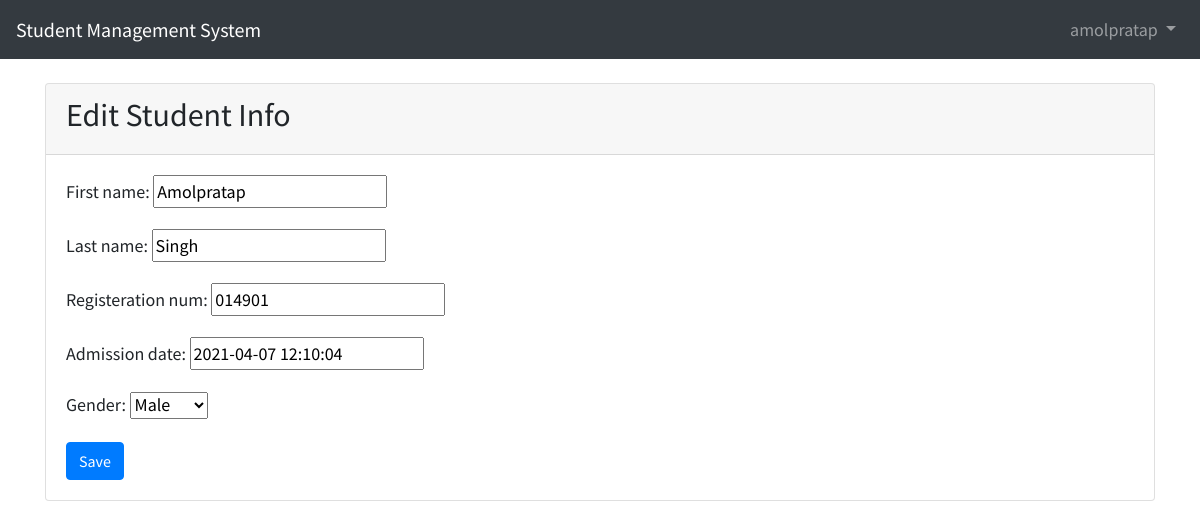
The page /students/edit/AS1618661408 (signed in) on the database its author committed.
### students/models.py (models this page shows, shortened)
class StudentInfo(models.Model):
    id = models.CharField(primary_key=True,editable=False,max_length=200)
    GENDER_CHOICES=(
        ('male', 'Male'),
        ('female', 'Female'),
    )
    first_name = models.CharField(max_length=100)
    last_name = models.CharField(max_length=100)
    registeration_num = models.CharField(max_length=100)
    admission_date = models.DateTimeField()
    gender = models.CharField(choices=GENDER_CHOICES,max_length=10)
    created_dt = models.DateTimeField(verbose_name="created date", auto_now_add=True)
    modify_dt = models.DateTimeField(verbose_name="modified date", auto_now=True)

### students/views.py (the view)
# urls.py: path('edit/<str:student_id>', views.edit_student, name='edit_student'),
@permission_required("auth.change_students")
def edit_student(request, student_id):
    student_edit = StudentInfo.objects.get(pk=student_id)
    edit_forms = CreateStudent(instance=student_edit)
    if request.method == "POST":
        edit_forms = CreateStudent(request.POST, instance=student_edit)
        if edit_forms.is_valid():
            edit_forms.save()
            messages.success(request, "Edit Student Info succesfully")
            return redirect("students_list")
    context = {
        "edit_forms": edit_forms
    }
    return render(request,"students/edit_student.html",context)

### students/forms.py
class CreateStudent(forms.ModelForm):
    class Meta:
        model = StudentInfo
        fields = '__all__'

### templates/students/edit_student.html (shortened to what this page needs)
{% extends 'base.html' %}
{% block content %}
<div class="card">
    <div class="card-header">
        <h2>Edit Student Info</h2>
    </div>
    <div class="card-body">
        <form action="" method="POST">
        {{ edit_forms.as_p }}
        <button type="submit" class="btn btn-primary">Save</button>
        </form>
    </div>
</div>
{% endblock %}

### templates/base.html (shortened to what this page needs)
{% load static %}
<!DOCTYPE html>
<html lang="en">
<head>
    <link rel="stylesheet"
        href="https://stackpath.bootstrapcdn.com/bootstrap/4.1.3/css/bootstrap.min.css"
>
    <link href="{% static 'css/base.css' %}" rel="stylesheet">
</head>
<body>
    <nav class="navbar navbar-expand-md navbar-dark bg-dark mb-4">
        <a class="navbar-brand" href="{% url 'home' %}">Student Management System</a>
        <div class="collapse navbar-collapse" id="navbarCollapse">
        {% if user.is_authenticated %}
            <ul class="navbar-nav ml-auto">
                <li class="nav-item">
                    <a class="nav-link dropdown-toggle" href="#" id="userMenu" data-toggle="dropdown" aria-haspopup="true" aria-expanded="false">
                    {{ user.username }}
                    </a>
                </li>
            </ul>
        {% else %}
        <form class="form-inline ml-auto">
            <a href="{% url 'login' %}" class="btn btn-outline-secondary">Log In</a>
            <a href="{% url 'signup' %}" class="btn btn-primary ml-2">Sign up</a>
        </form>
        {% endif %}
        </div>
    </nav>
    <div class="container">
    {% block content %}
    {% endblock %}
    </div>
</body>
</html>

### static/css/base.css (style rules this page uses)
body { font-family: 'Source Sans Pro', sans-serif; font-size: 18px; }

### rows shown on the page
StudentInfo: first_name "Amolpratap", last_name "Singh", registeration_num "014901", admission_date "2021-04-07 12:10:04", gender "Male"

### other values the page prints
{{ user.username }} "amolpratap"
